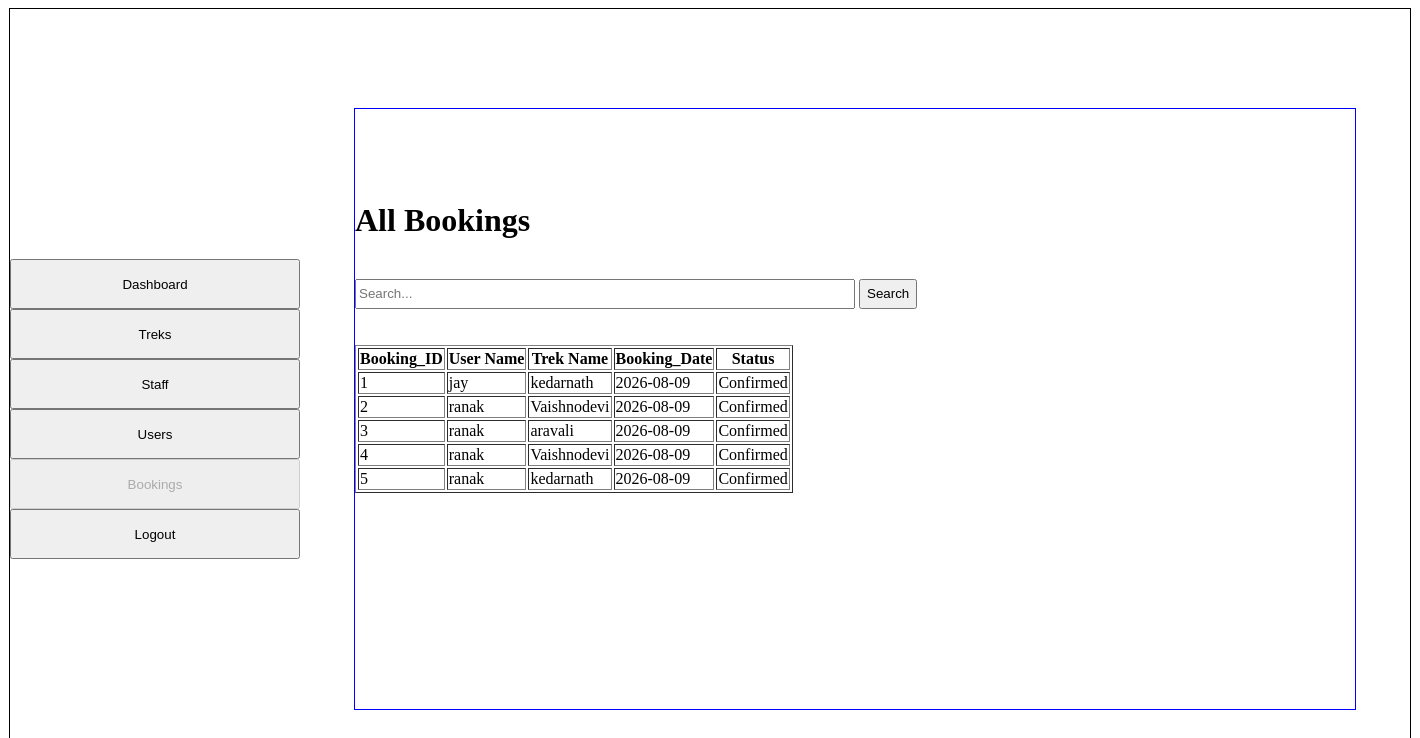
/bookings, run on an earlier commit of the app's database.
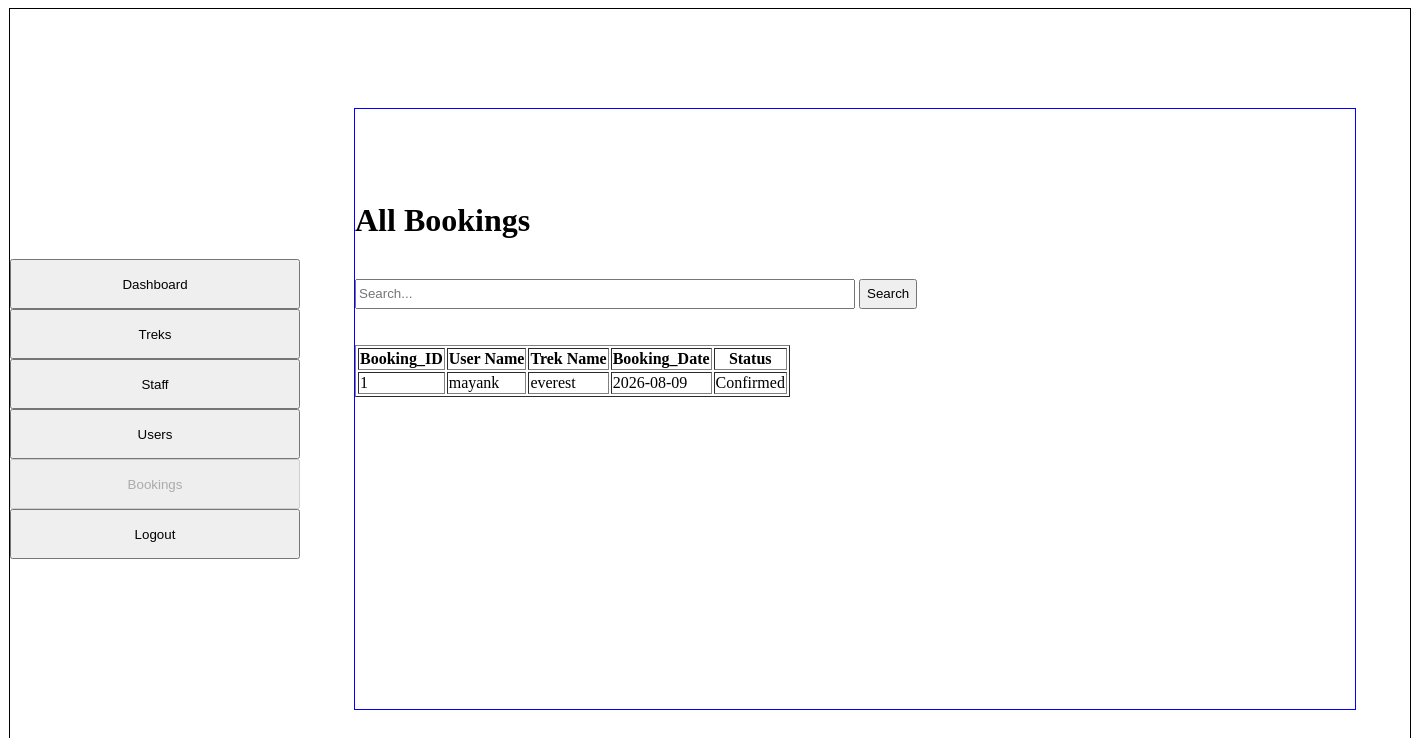
And on a later commit of the database.
### models.py (models this page shows)
class Booking(db.Model):
    __tablename__ = "bookings"
    booking_id = db.Column(db.Integer, primary_key=True)
    user_id = db.Column(db.Integer, db.ForeignKey("users.user_id"), nullable=False)
    trek_id = db.Column(db.Integer, db.ForeignKey("treks.trek_id"), nullable=False)
    booking_date = db.Column(db.Date, nullable=False)
    status = db.Column(db.String(20), nullable=False)

class User(db.Model):
    __tablename__ = "users"
    user_id = db.Column(db.Integer, primary_key=True)
    full_name = db.Column(db.String(100), nullable=False)
    email = db.Column(db.String(120), unique=True, nullable=False)
    password = db.Column(db.String(200), nullable=False)
    phone = db.Column(db.String(15), nullable=False)
    role = db.Column(db.String(50), nullable=False)
    status = db.Column(db.String(20), nullable=False)
    bookings = db.relationship("Booking", cascade="all,delete", backref="user")

class Trek(db.Model):
    __tablename__ = "treks"
    trek_id = db.Column(db.Integer, primary_key=True)
    trek_name = db.Column(db.String(200), nullable=False)
    location = db.Column(db.String(100), nullable=False)
    difficulty = db.Column(db.String(50), nullable=False)
    duration = db.Column(db.String(50), nullable=False)
    start_date = db.Column(db.Date, nullable=False)
    end_date = db.Column(db.Date, nullable=False)
    total_slots = db.Column(db.Integer, nullable=False)
    available_slots = db.Column(db.Integer, nullable=False)
    status = db.Column(db.String(20), nullable=False)
    description = db.Column(db.String(500), nullable=False)
    assigned_staff_id = db.Column(db.Integer, db.ForeignKey("users.user_id"), nullable=True)
    bookings = db.relationship("Booking", cascade="all,delete", backref="trek")

### app.py (the view)
@app.route('/bookings', methods=['GET', 'POST'])
def admin_bookings():
    if request.method == 'POST':
        search_query = request.form.get("search")
        all_bookings = db.session.query(Booking, User, Trek)\
            .join(User, Booking.user_id == User.user_id)\
            .join(Trek, Booking.trek_id == Trek.trek_id)\
            .filter(
                (User.full_name.like(f"%{search_query}%")) |
                (Trek.trek_name.like(f"%{search_query}%"))).all()
    else:
        all_bookings = db.session.query(Booking, User, Trek)\
            .join(User, Booking.user_id == User.user_id)\
            .join(Trek, Booking.trek_id == Trek.trek_id).all()
    return render_template("Bookings.html", bkng=all_bookings)

### templates/Bookings.html (shortened to what this page needs)
{% extends "base.html" %}
{% block sidebar %}
<a href="/admin_dashboard"><input type="button" value="Dashboard" style="width: 290px; height: 50px; margin: 0 auto;"></a><br>
<a href="/manage_treks"><input type="button" value="Treks" style="width: 290px; height: 50px; margin: 0 auto;" ></a><br>
<a href="/all_staffs"><input type="button" value="Staff" style="width: 290px; height: 50px; margin: 0 auto;"></a><br>
<a href="/all_users"><input type="button" value="Users" style="width: 290px; height: 50px; margin: 0 auto;"></a><br>
<a href="/bookings"><input type="button" value="Bookings" style="width: 290px; height: 50px; margin: 0 auto;" disabled></a><br>
<a href="/logout"><input type="button" value="Logout" style="width: 290px; height: 50px; margin: 0 auto;"></a>
{% endblock %}
{% block content %}
<br>
    <br>
<div style="margin: 0 auto;">
    <h1>All Bookings</h1>
    <br>
<form method="POST" action="">
    <input type="search" name="search" style="width: 500px; height: 30px;" placeholder="Search...">
    <input type="submit" value="Search" style="height: 30px; cursor: pointer;">
</form></div>
<br>
<br>
    <table border="1px solid black" >
    <tr>
        <th>Booking_ID</th>
        <th >User Name</th>
        <th>Trek Name</th>
        <th>Booking_Date</th>
        <th>Status</th>
    </tr>
    {% for b, u, t in bkng %}
    <tr>
        <td>{{ b.booking_id }}</td>
        <td>{{ u.full_name }}</td>
        <td>{{ t.trek_name }}</td>
        <td>{{ b.booking_date }}</td>
        <td>{{ b.status }}</td>
    </tr>
    {% endfor %}
</table>
{% endblock %}

What changed in the data, as far as the page shows it:
removed Booking: booking_id "2", full_name "ranak", trek_name "Vaishnodevi", booking_date "2026-08-09", status "Confirmed"
removed Booking: booking_id "3", full_name "ranak", trek_name "aravali", booking_date "2026-08-09", status "Confirmed"
removed Booking: booking_id "4", full_name "ranak", trek_name "Vaishnodevi", booking_date "2026-08-09", status "Confirmed"
removed Booking: booking_id "5", full_name "ranak", trek_name "kedarnath", booking_date "2026-08-09", status "Confirmed"
changed Booking "Confirmed": full_name "jay" → "mayank"; trek_name "kedarnath" → "everest"
